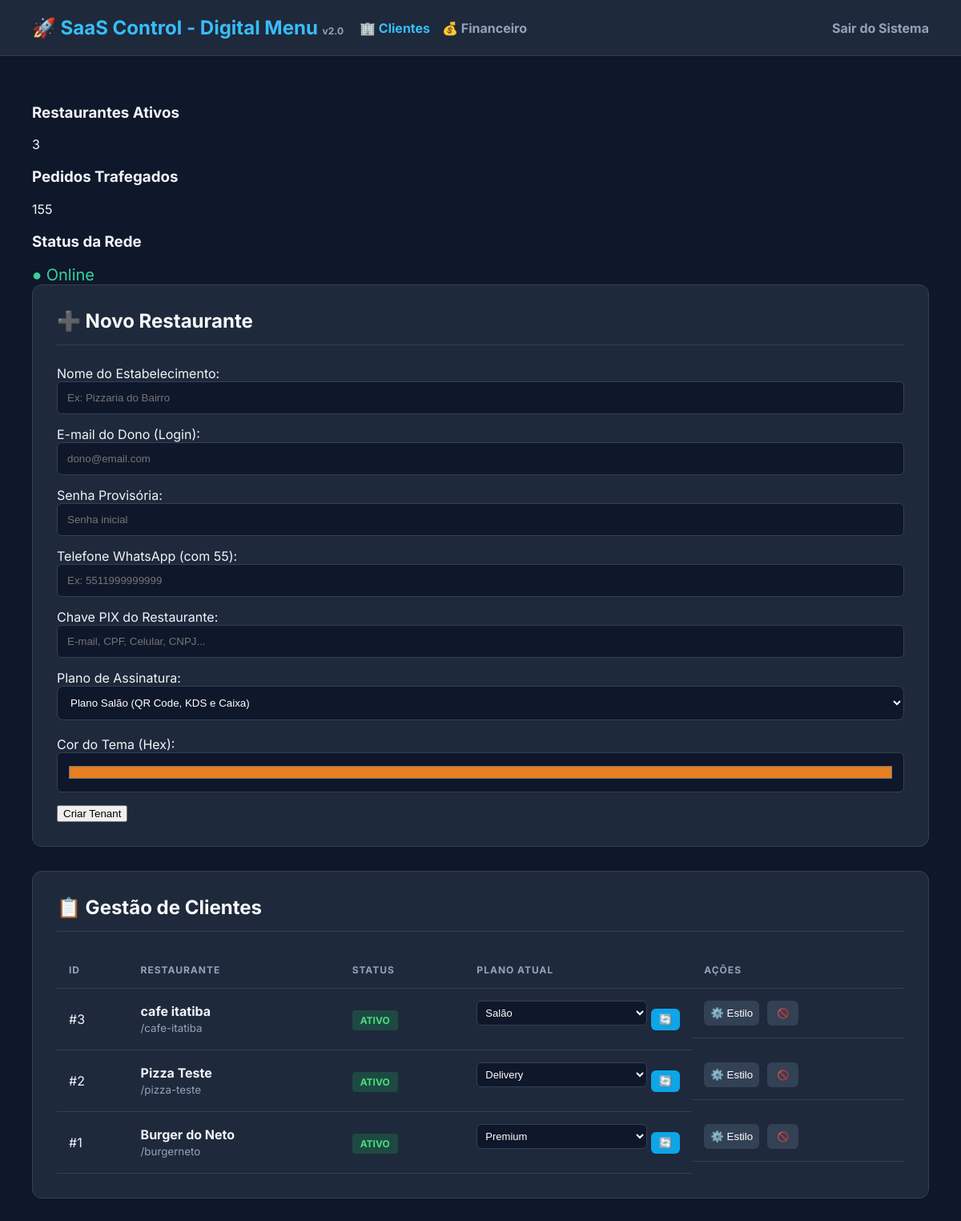
/superadmin (signed in), run on the app's committed database.
### tables this page shows
CREATE TABLE restaurantes (
        id INTEGER PRIMARY KEY AUTOINCREMENT,
        nome TEXT NOT NULL,
        slug TEXT UNIQUE NOT NULL,
        cor_tema TEXT DEFAULT '#e67e22',
        status TEXT DEFAULT 'ativo'
    , logo TEXT, fundo_imagem TEXT, tema_kds TEXT DEFAULT 'dark', taxa_servico REAL DEFAULT 0.0, cor_fundo TEXT DEFAULT '#f4f4f4', cor_card TEXT DEFAULT '#ffffff', cor_texto TEXT DEFAULT '#2c3e50', cor_texto_botao TEXT DEFAULT '#ffffff', plano TEXT DEFAULT 'basico', valor_plano REAL DEFAULT 0.0, dia_vencimento INTEGER DEFAULT 5, chave_pix TEXT, telefone_whatsapp TEXT);

### routes/superadmin.py (the view)
@superadmin_bp.route("/superadmin")
@superadmin_required
def painel_super_admin():
    conexao = sqlite3.connect("Autoatendimento.db")
    cursor = conexao.cursor()
    cursor.execute("SELECT COUNT(*) FROM restaurantes")
    total_restaurantes = cursor.fetchone()[0]
    cursor.execute("SELECT COUNT(*) FROM pedidos")
    total_pedidos_plataforma = cursor.fetchone()[0]
    cursor.execute('''
        SELECT id, nome, slug, status, cor_tema, cor_fundo, cor_card, cor_texto, tema_kds, plano, cor_texto_botao, chave_pix, telefone_whatsapp
        FROM restaurantes ORDER BY id DESC
    ''')
    lista_restaurantes = cursor.fetchall()
    conexao.close()
    return render_template("super_admin.html",
                           total_res=total_restaurantes,
                           total_ped=total_pedidos_plataforma,
                           restaurantes=lista_restaurantes)

### routes/superadmin.py (called while the page is built)
def superadmin_required(f):
    @wraps(f)
    def decorated_function(*args, **kwargs):
        if session.get('tipo') != 'superadmin':
            flash("Acesso restrito ao Administrador do SaaS.", "danger")
            return redirect(url_for('auth.login'))
        return f(*args, **kwargs)
    return decorated_function

### templates/super_admin.html (shortened to what this page needs)
<!DOCTYPE html>
<html lang="pt-BR">
<head>
    <link rel="stylesheet" href="{{ url_for('static', filename='css/superadmin.css') }}">
</head>
<body>
    <header class="sidebar">
        <div style="display: flex; align-items: center; gap: 20px;">
            <h1>🚀 SaaS Control - Digital Menu <small style="font-size: 12px; color: #94a3b8;">v2.0</small></h1>
            <nav style="display: flex; gap: 15px;">
                <a href="/superadmin" style="color: #38bdf8; text-decoration: none; font-weight: bold;">🏢 Clientes</a>
                <a href="/superadmin/financeiro" style="color: #94a3b8; text-decoration: none; font-weight: bold;">💰 Financeiro</a>
            </nav>
        </div>
        <a href="/logout" class="btn-sair">Sair do Sistema</a>
    </header>
    <div class="container">
        <div class="grid-stats">
            <div class="card-stat">
                <h3>Restaurantes Ativos</h3>
                <div class="valor">{{ total_res }}</div>
            </div>
            <div class="card-stat">
                <h3>Pedidos Trafegados</h3>
                <div class="valor">{{ total_ped }}</div>
            </div>
            <div class="card-stat">
                <h3>Status da Rede</h3>
                <div class="valor" style="color: #34d399; font-size: 20px;">● Online</div>
            </div>
        </div>
        <div class="main-grid">
            <div class="box">
                <h2>➕ Novo Restaurante</h2>
                <form action="/superadmin/cadastrar" method="POST">
                    <label>Nome do Estabelecimento:</label>
                    <input type="text" name="nome_restaurante" placeholder="Ex: Pizzaria do Bairro" required>
                    <label>E-mail do Dono (Login):</label>
                    <input type="email" name="email_dono" placeholder="dono@email.com" required>
                    <label>Senha Provisória:</label>
                    <input type="password" name="senha_dono" placeholder="Senha inicial" required>
                    <label>Telefone WhatsApp (com 55):</label>
                    <input type="text" name="'telefone_whatsapp" placeholder="Ex: 5511999999999" required>
                    <label> Chave PIX do Restaurante:</label>
                    <input type="text" name="chave_pix" placeholder="E-mail, CPF, Celular, CNPJ..." required>
                    <label>Plano de Assinatura:</label>
                    <select name="plano" style="width: 100%; padding: 12px; margin-bottom: 20px; background: #0f172a; border: 1px solid #334155; border-radius: 8px; color: white;">
                        <option value="salao">Plano Salão (QR Code, KDS e Caixa)</option>
                    </select>
                    <label>Cor do Tema (Hex):</label>
                    <input type="color" name="cor_tema" value="#e67e22" style="height: 50px; cursor: pointer;">
                    <button type="submit" class="btn-cadastrar">Criar Tenant</button>
                </form>
            </div>
            <div class="box">
                <h2>📋 Gestão de Clientes</h2>
                <table>
                    <thead>
                        <tr>
                            <th>ID</th>
                            <th>Restaurante</th>
                            <th>Status</th>
                            <th>Plano Atual</th> <th>Ações</th>
                        </tr>
                    </thead>
                    <tbody>
                        {% for res in restaurantes %}
                        <tr>
                            <td>#{{ res[0] }}</td>
                            <td>
                                <strong>{{ res[1] }}</strong><br>
                                <small style="color: #94a3b8;">/{{ res[2] }}</small>
                            </td>
                            <td>
                                {% if res[3] == 'ativo' %}
                                    <span class="badge badge-ativo">ATIVO</span>
                                {% else %}
                                    <span class="badge badge-bloqueado">BLOQUEADO</span>
                                {% endif %}
                            </td>
                            <td>
                                <form action="/superadmin/mudar_plano/{{ res[0] }}" method="POST" style="display: flex; gap: 5px; align-items: center; margin: 0;">
                                    <select name="plano" style="padding: 6px; background: #0f172a; border: 1px solid #334155; color: white; border-radius: 6px; font-size: 13px; outline: none;">
                                        <option value="salao" {% if res[9] == 'salao' or not res[9] or res[9] == 'basico' %}selected{% endif %}>Salão</option>
                                        <option value="delivery" {% if res[9] == 'delivery' %}selected{% endif %}>Delivery</option>
                                        <option value="premium" {% if res[9] == 'premium' %}selected{% endif %}>Premium</option>
                                    </select>
                                    <button type="submit" title="Salvar Plano" style="background: #0ea5e9; color: white; border: none; padding: 6px 10px; border-radius: 6px; cursor: pointer;">
                                        🔄
                                    </button>
                                </form>
                            </td>
                            <td style="display: flex; gap: 10px;">
                                <button onclick="abrirConfig('{{ res[0] }}', '{{ res[1] }}', '{{ res[4] }}', '{{ res[5] }}', '{{ res[6] }}', '{{ res[7] }}', '{{ res[8] }}', '{{ res[10] }}', '{{ res[11] }}', '{{ res[12] }}')" style="background: #334155; color: white; border: none; padding: 8px; border-radius: 6px; cursor: pointer;">
                                    ⚙️ Estilo
                                </button>
                                <a href="/superadmin/toggle/{{ res[0] }}"
                                class="btn-toggle {% if res[3] == 'ativo' %}btn-bloquear{% else %}btn-ativar{% endif %}">
                                {% if res[3] == 'ativo' %}🚫{% else %}✅{% endif %}
                                </a>
                            </td>
                        </tr>
                        {% endfor %}
                    </tbody>
                </table>
            </div>
        </div>
    </div>
</body>
</html>

### static/css/superadmin.css (style rules this page uses)
body { font-family: 'Inter', sans-serif; background-color: #0f172a; color: #f1f5f9; margin: 0; padding: 0; }
.sidebar { background-color: #1e293b; padding: 20px 40px; display: flex; justify-content: space-between; align-items: center; border-bottom: 1px solid #334155; }
.sidebar h1 { margin: 0; font-size: 24px; color: #38bdf8; }
.btn-sair { color: #94a3b8; text-decoration: none; font-weight: bold; }
.container { padding: 40px; max-width: 1200px; margin: 0 auto; }
.box { background-color: #1e293b; padding: 30px; border-radius: 12px; border: 1px solid #334155; margin-bottom: 30px; }
.box h2 { margin-top: 0; border-bottom: 1px solid #334155; padding-bottom: 15px; margin-bottom: 25px; color: #f8fafc; }
table { width: 100%; border-collapse: collapse; }
th, td { padding: 15px; text-align: left; border-bottom: 1px solid #334155; }
th { color: #94a3b8; font-size: 12px; text-transform: uppercase; letter-spacing: 1px; }
.badge { padding: 5px 10px; border-radius: 4px; font-size: 12px; font-weight: bold; text-transform: uppercase; }
.badge-ativo { background: rgba(34, 197, 94, 0.2); color: #4ade80; }
.btn-toggle { background: #334155; color: white; padding: 8px 12px; border-radius: 6px; text-decoration: none; font-size: 12px; font-weight: bold; }
input, select { width: 100%; padding: 12px; margin-bottom: 15px; background: #0f172a; border: 1px solid #334155; border-radius: 6px; color: white; box-sizing: border-box; }

### data on the page
restaurantes: id "3", nome "cafe itatiba", slug "cafe-itatiba", status "ATIVO", plano "Salão"
restaurantes: id "2", nome "Pizza Teste", slug "pizza-teste", status "ATIVO", plano "Delivery"
restaurantes: id "1", nome "Burger do Neto", slug "burgerneto", status "ATIVO", plano "Premium"

### other printed values
{{ total_res }} "3"
{{ total_ped }} "155"
